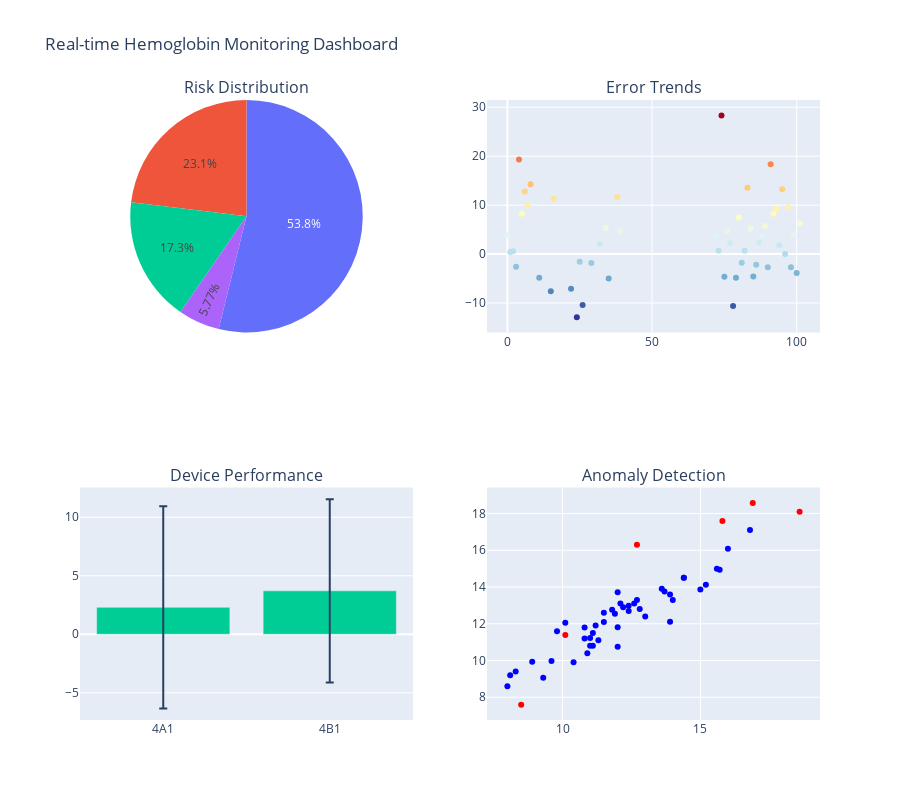

The code cell stored with this chart in its notebook:
### Code cell
# Real-time Monitoring Dashboard
fig_dashboard = make_subplots(
    rows=2, cols=2,
    subplot_titles=('Risk Distribution', 'Error Trends', 'Device Performance', 'Anomaly Detection'),
    specs=[[{"type": "pie"}, {"type": "scatter"}],
           [{"type": "bar"}, {"type": "scatter"}]]
)

# Risk distribution pie chart
risk_counts = valid_model_data['Risk_Category'].value_counts()
fig_dashboard.add_trace(
    go.Pie(labels=risk_counts.index, values=risk_counts.values, name="Risk Distribution"),
    row=1, col=1
)

# Error trend over time (using index as proxy for time)
fig_dashboard.add_trace(
    go.Scatter(x=valid_model_data.index, y=valid_model_data['error'], 
               mode='markers', name='Error Trend',
               marker=dict(color=valid_model_data['error'], colorscale='RdYlBu_r')),
    row=1, col=2
)

# Device performance comparison
device_error_avg = valid_model_data.groupby('Device ID')['error'].agg(['mean', 'std']).round(2)
fig_dashboard.add_trace(
    go.Bar(x=device_error_avg.index, y=device_error_avg['mean'], 
           error_y=dict(type='data', array=device_error_avg['std']),
           name='Avg Error by Device'),
    row=2, col=1
)

# Anomaly detection visualization
colors = ['red' if x else 'blue' for x in valid_model_data['Is_Anomaly']]
fig_dashboard.add_trace(
    go.Scatter(x=valid_model_data['Gold Sandard'], y=valid_model_data['BIO-CHEQ '],
               mode='markers', name='Measurements',
               marker=dict(color=colors),
               text=valid_model_data['Risk_Category']),
    row=2, col=2
)

fig_dashboard.update_layout(height=800, showlegend=False, title_text="Real-time Hemoglobin Monitoring Dashboard")
fig_dashboard.show()

### Figure 1 — Plotly figure (JSON) as saved in the notebook; plotly's stock layout.template omitted (floating-point values rounded to 4 significant figures)
{"data": [{"domain": {"x": [0, 0.45], "y": [0.625, 1]}, "labels": ["Low Risk", "Medium Risk", "High Risk", "Critical Risk"], "name": "Risk Distribution", "type": "pie", "values": [28, 12, 9, 3]}, {"marker": {"color": [3.854, 0.438, 0.5625, -2.581, 19.31, 8.22, 12.77, 9.941, 14.25, -4.841, -7.6, 11.33, -7.105, -12.88, -1.583, -10.42, -1.818, 2.091, 5.378, -5, 11.69, 4.677, 3.604, 0.6944, 28.35, -4.615, 4.724, 2.206, -10.59, -4.808, 7.5, -1.77, 0.6944, 13.58, 5.217, -4.587, -2.158, 2.419, 3.704, 5.738, -2.703, 18.37, 8.264, 9.259, 1.786, 13.25, 0, 9.565, -2.688, 3.968, -3.846, 6.25], "colorscale": [[0, "rgb(49,54,149)"], [0.1, "rgb(69,117,180)"], [0.2, "rgb(116,173,209)"], [0.3, "rgb(171,217,233)"], [0.4, "rgb(224,243,248)"], [0.5, "rgb(255,255,191)"], [0.6, "rgb(254,224,144)"], [0.7, "rgb(253,174,97)"], [0.8, "rgb(244,109,67)"], [0.9, "rgb(215,48,39)"], [1, "rgb(165,0,38)"]]}, "mode": "markers", "name": "Error Trend", "type": "scatter", "x": [0, 1, 2, 3, 4, 5, 6, 7, 8, 11, 15, 16, 22, 24, 25, 26, 29, 32, 34, 35, 38, 39, 72, 73, 74, 75, 76, 77, 78, 79, 80, 81, 82, 83, 84, 85, 86, 87, 88, 89, 90, 91, 92, 93, 94, 95, 96, 97, 98, 99, 100, 101], "xaxis": "x", "y": [3.854, 0.438, 0.5625, -2.581, 19.31, 8.22, 12.77, 9.941, 14.25, -4.841, -7.6, 11.33, -7.105, -12.88, -1.583, -10.42, -1.818, 2.091, 5.378, -5, 11.69, 4.677, 3.604, 0.6944, 28.35, -4.615, 4.724, 2.206, -10.59, -4.808, 7.5, -1.77, 0.6944, 13.58, 5.217, -4.587, -2.158, 2.419, 3.704, 5.738, -2.703, 18.37, 8.264, 9.259, 1.786, 13.25, 0, 9.565, -2.688, 3.968, -3.846, 6.25], "yaxis": "y"}, {"error_y": {"array": [8.64, 7.84], "type": "data"}, "name": "Avg Error by Device", "type": "bar", "x": ["4A1", "4B1"], "xaxis": "x2", "y": [2.3, 3.71], "yaxis": "y2"}, {"marker": {"color": ["blue", "blue", "blue", "blue", "blue", "blue", "red", "red", "blue", "blue", "blue", "red", "blue", "blue", "blue", "blue", "blue", "blue", "blue", "blue", "blue", "blue", "blue", "blue", "red", "blue", "blue", "blue", "red", "blue", "blue", "blue", "blue", "blue", "blue", "blue", "blue", "blue", "blue", "blue", "blue", "blue", "blue", "blue", "blue", "blue", "blue", "blue", "red", "blue", "blue", "blue"]}, "mode": "markers", "name": "Measurements", "text": ["Low Risk", "Low Risk", "Low Risk", "Low Risk", "Critical Risk", "Medium Risk", "High Risk", "Medium Risk", "High Risk", "Low Risk", "Medium Risk", "High Risk", "Medium Risk", "High Risk", "Low Risk", "High Risk", "Low Risk", "Low Risk", "Medium Risk", "Low Risk", "High Risk", "Low Risk", "Low Risk", "Low Risk", "Critical Risk", "Low Risk", "Low Risk", "Low Risk", "High Risk", "Low Risk", "Medium Risk", "Low Risk", "Low Risk", "High Risk", "Medium Risk", "Low Risk", "Low Risk", "Low Risk", "Low Risk", "Medium Risk", "Low Risk", "Critical Risk", "Medium Risk", "Medium Risk", "Low Risk", "High Risk", "Low Risk", "Medium Risk", "Low Risk", "Low Risk", "Low Risk", "Medium Risk"], "type": "scatter", "x": [9.6, 13.7, 16, 9.3, 10.1, 11.8, 10.1, 16.9, 12, 15.7, 15, 15.8, 15.2, 13.9, 12, 12, 11, 11, 11.9, 14, 8.9, 12.4, 11.1, 14.4, 12.7, 13, 12.7, 13.6, 8.5, 10.4, 8, 11.3, 14.4, 8.1, 11.5, 10.9, 13.9, 12.4, 10.8, 12.2, 11.1, 9.8, 12.1, 10.8, 16.8, 8.3, 12.8, 11.5, 18.6, 12.6, 15.6, 11.2], "xaxis": "x3", "y": [9.97, 13.76, 16.09, 9.06, 12.05, 12.77, 11.39, 18.58, 13.71, 14.94, 13.86, 17.59, 14.12, 12.11, 11.81, 10.75, 10.8, 11.23, 12.54, 13.3, 9.94, 12.98, 11.5, 14.5, 16.3, 12.4, 13.3, 13.9, 7.6, 9.9, 8.6, 11.1, 14.5, 9.2, 12.1, 10.4, 13.6, 12.7, 11.2, 12.9, 10.8, 11.6, 13.1, 11.8, 17.1, 9.4, 12.8, 12.6, 18.1, 13.1, 15, 11.9], "yaxis": "y3"}], "layout": {"annotations": [{"font": {"size": 16}, "showarrow": false, "text": "Risk Distribution", "x": 0.225, "xanchor": "center", "xref": "paper", "y": 1, "yanchor": "bottom", "yref": "paper"}, {"font": {"size": 16}, "showarrow": false, "text": "Error Trends", "x": 0.775, "xanchor": "center", "xref": "paper", "y": 1, "yanchor": "bottom", "yref": "paper"}, {"font": {"size": 16}, "showarrow": false, "text": "Device Performance", "x": 0.225, "xanchor": "center", "xref": "paper", "y": 0.375, "yanchor": "bottom", "yref": "paper"}, {"font": {"size": 16}, "showarrow": false, "text": "Anomaly Detection", "x": 0.775, "xanchor": "center", "xref": "paper", "y": 0.375, "yanchor": "bottom", "yref": "paper"}], "height": 800, "showlegend": false, "title": {"text": "Real-time Hemoglobin Monitoring Dashboard"}, "xaxis": {"anchor": "y", "domain": [0.55, 1]}, "xaxis2": {"anchor": "y2", "domain": [0, 0.45]}, "xaxis3": {"anchor": "y3", "domain": [0.55, 1]}, "yaxis": {"anchor": "x", "domain": [0.625, 1]}, "yaxis2": {"anchor": "x2", "domain": [0, 0.375]}, "yaxis3": {"anchor": "x3", "domain": [0, 0.375]}}}
